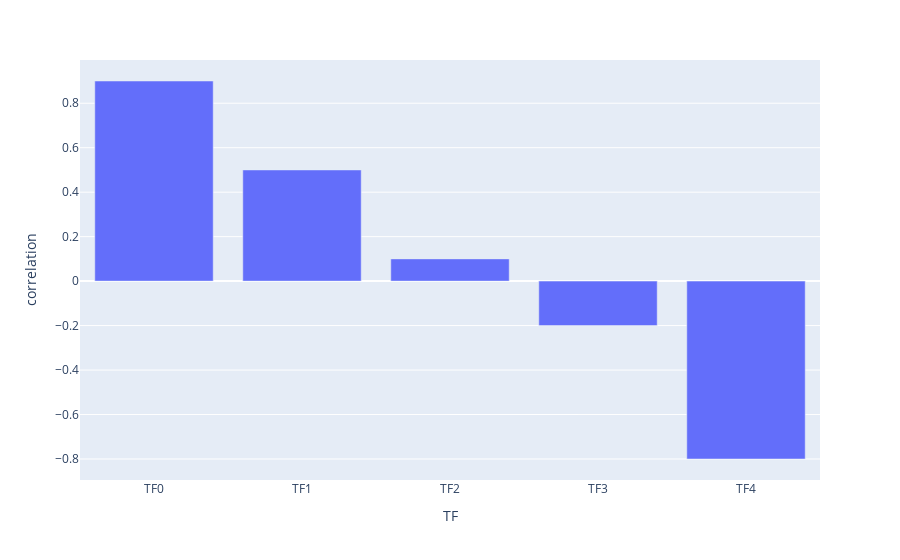

This figure's notebook cell:
### Code cell
demo_dict = {"M": 100,
            "corrVals": [0.9, 0.5, 0.1, -0.2, -0.8],
            "same_train_and_test_data_bool":True}
dummy_data = DemoDataBuilderXandY(**demo_dict)

X_train = dummy_data.X_train
y_train = dummy_data.y_train
X_test = dummy_data.X_test
y_test = dummy_data.y_test 
edge_list = [[0, 1, 100], [3, 4, 0.8], [0, 2], [0, 3], [0, 4], # may specify if we want
              [1, 2], [1, 3], [1, 4], [2, 3], [2, 4]]
alpha_lasso_val = 0.01
beta_network_val = 10



grn_demo = geneRegulatNet(edge_list, alpha_lasso_val, beta_network_val)
grn_demo.fit(X_train, y_train)
grn_demo
grn_demo.coef

### Figure 1 — Plotly figure (JSON) as saved in the notebook; plotly's stock layout.template omitted (floating-point values rounded to 4 significant figures)
{"data": [{"alignmentgroup": "True", "hovertemplate": "TF=%{x}<br>correlation=%{y}<extra></extra>", "legendgroup": "", "marker": {"color": "#636efa", "pattern": {"shape": ""}}, "name": "", "offsetgroup": "", "orientation": "v", "showlegend": false, "textposition": "auto", "type": "bar", "x": ["TF0", "TF1", "TF2", "TF3", "TF4"], "xaxis": "x", "y": [0.9, 0.5, 0.1, -0.2, -0.8], "yaxis": "y"}], "layout": {"barmode": "group", "legend": {"tracegroupgap": 0}, "margin": {"t": 60}, "xaxis": {"anchor": "y", "domain": [0, 1], "title": {"text": "TF"}}, "yaxis": {"anchor": "x", "domain": [0, 1], "title": {"text": "correlation"}}}}
